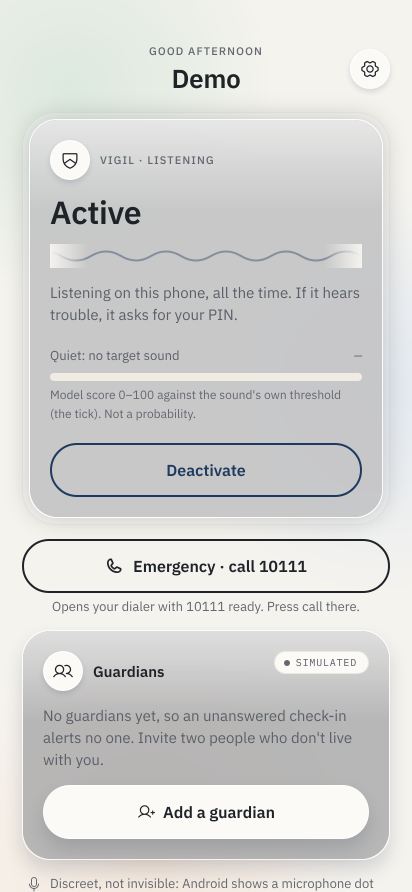
#> input picture docs/venture/assets/screens-2026-10-26/raw/vigil-home.png, 824 x 1784 px, found by its file name (shown at 1/2 size)
$ python compose.py ../../docs/venture/assets/screens-2026-10-26/vigil-home-framed.png ../../docs/venture/assets/screens-2026-10-26/raw/vigil-home.png
#> lines starting #> are read from the running program, lines starting #| are printed output that depends on the picture; after the words box and inside, x2 and y2 are one past the last pixel; in counts of white or black regions, pixels touching at a corner belong together
import sys
from PIL import Image, ImageDraw, ImageFont, ImageOps
shots = sys.argv[1].rstrip('/') + '/'; out = sys.argv[2].rstrip('/') + '/'
import os
F = os.path.join(os.path.dirname(os.path.abspath(__file__)), '../../app/android/app/src/main/assets/fonts/')
def font(name, size): return ImageFont.truetype(F + name, size)
CAP = 'Browser rendering of the real VIGIL UI code, SIMULATED preview (nothing signed or sent), 26 Oct 2026. Not a photo of an Android phone.'
DCAP = 'VUKA Ledger, rendered from the repository (dashboard/), 26 Oct 2026. Offline: this sandbox had no route to Hedera, so no live data is shown.'

def framed(path, w=600):
    im = Image.open(path).convert('RGB')
    im = im.resize((w, round(im.height * w / im.width)), Image.LANCZOS)
    r = 46; pad = 14
    fw, fh = im.width + 2 * pad, im.height + 2 * pad
    frame = Image.new('RGBA', (fw, fh), (0, 0, 0, 0))
    d = ImageDraw.Draw(frame)
    d.rounded_rectangle([0, 0, fw - 1, fh - 1], radius=r + pad, fill=(24, 26, 30, 255))
    mask = Image.new('L', im.size, 0)
    ImageDraw.Draw(mask).rounded_rectangle([0, 0, im.width - 1, im.height - 1], radius=r, fill=255)
    frame.paste(im, (pad, pad), mask)
    return frame

def wrap(d, text, f, width):
    words, lines, cur = text.split(), [], ''
    for wd in words:
        t = (cur + ' ' + wd).strip()
        if d.textlength(t, font=f) <= width: cur = t
        else: lines.append(cur); cur = wd
    lines.append(cur); return lines

def caption_band(img, text, bg=(255, 255, 255), fg=(70, 70, 76), size=22):
    f = font('IBMPlexSans-Regular.ttf', size)
    d0 = ImageDraw.Draw(img)
    lines = wrap(d0, text, f, img.width - 60)
    h = 24 + len(lines) * (size + 8) + 16
    out_im = Image.new('RGB', (img.width, img.height + h), bg)
    out_im.paste(img, (0, 0), img if img.mode == 'RGBA' else None)
    d = ImageDraw.Draw(out_im)
    y = img.height + 20
    for ln in lines: d.text((30, y), ln, font=f, fill=fg); y += size + 8
    return out_im

def single(name, src, label):
    ph = framed(shots + src, 620)
    W = ph.width + 80
    canvas = Image.new('RGBA', (W, ph.height + 110), (255, 255, 255, 255))
    canvas.paste(ph, (40, 30), ph)
    d = ImageDraw.Draw(canvas)
    fl = font('IBMPlexSans-SemiBold.ttf', 28)
    d.text((W // 2, ph.height + 60), label, font=fl, fill=(30, 32, 36), anchor='mm')
    caption_band(canvas.convert('RGB'), CAP, size=20).save(out + name, optimize=True)

single('vigil-home-framed.png', 'vigil-home.png', 'Active: listening on this phone, asks before alerting')
#> in framed, im is the input picture: PIL image 824x1784 RGB; mean R, G, B 211.9, 212.1, 210.6
#> in framed, `frame = Image.new('RGBA', (fw, fh), (0, 0, 0, 0))`: frame: PIL image 648x1370 RGBA; every value is 0
#> in framed, `mask = Image.new('L', im.size, 0)`: mask: PIL image 620x1342 L; every value is 0
#> in framed, `ImageDraw.Draw(mask).rounded_rectangle([0, 0, im.width - 1, im.height ..`: mask: PIL image 620x1342 L; 99.8% white; 4 black regions, box (x1, y1, x2, y2) and area: (0, 0, 40, 40) 470, (580, 0, 620, 40) 470, (0, 1302, 40, 1342) 470, (580, 1302, 620, 1342) 470
#> in single, `canvas = Image.new('RGBA', (W, ph.height + 110), (255, 255, 255, 255))`: canvas: PIL image 728x1480 RGBA; every value is 255
#> in caption_band, `lines = wrap(d0, text, f, img.width - 60)`: lines = 3 items
#> in caption_band, `h = 24 + len(lines) * (size + 8) + 16`: h = 124
#> in caption_band, `out_im = Image.new('RGB', (img.width, img.height + h), bg)`: out_im: PIL image 728x1604 RGB; every value is 255
#> the loop in caption_band, `for ln in lines: d.text((30, y), ln, font=f, fill=fg); y += size + 8` made 3 passes
#> y on passes 1 to 2: 1528, 1556
#> (ln, y) on pass 3: ('phone.', 1584)
#> after the loop in caption_band, `for ln in lines: d.text((30, y), ln, font=f, fill=fg); y += size + 8`: y = 1584
single('vigil-guardian-framed.png', 'vigil-guardian-alert.png', "Guardian view (simulated preview): Don't call or text. Call 10111.")
#> call 2 of framed, with w = 620
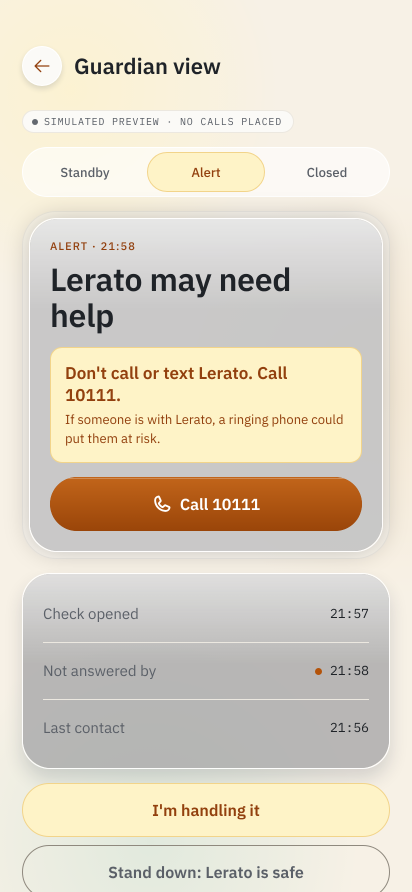
#> input picture docs/venture/assets/screens-2026-10-26/raw/vigil-guardian-alert.png, 824 x 1784 px, found by its file name (shown at 1/2 size)
#> in framed, im is the input picture: PIL image 824x1784 RGB; mean R, G, B 222.4, 214, 198.1
#> call 2 of caption_band, with bg = (255, 255, 255), fg = (70, 70, 76), size = 20
#> in caption_band (call 2), `out_im.paste(img, (0, 0), img if img.mode == 'RGBA' else None)`:
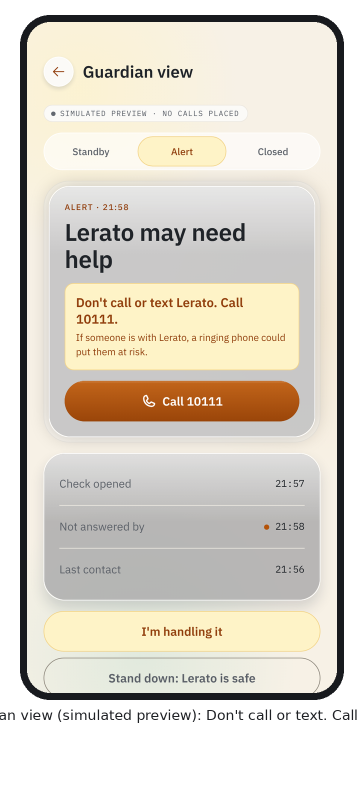
#> out_im: PIL image 728x1604 RGB (shown at 1/2 size); mean R, G, B 220.3, 214.4, 203.4
#> the loop in caption_band (call 2), `for ln in lines: d.text((30, y), ln, font=f, fill=fg); y += size + 8` made 3 passes

# 4-up journey
items = [('vigil-home.png', '1 · Active'), ('vigil-checkin.png', '2 · A sound opens a check-in'),
         ('vigil-checked-normal.png', '3 · "Checked in", same after either PIN'), ('vigil-guardian-alert.png', '4 · What a guardian sees on an alert (separate preview)')]
phones = [framed(shots + s, 520) for s, _ in items]
#> in framed (call 3), `frame = Image.new('RGBA', (fw, fh), (0, 0, 0, 0))`: frame: PIL image 548x1154 RGBA; every value is 0
#> in framed (call 3), `mask = Image.new('L', im.size, 0)`: mask: PIL image 520x1126 L; every value is 0
#> in framed (call 3), `ImageDraw.Draw(mask).rounded_rectangle([0, 0, im.width - 1, im.height ..`: mask: PIL image 520x1126 L; 99.7% white; 4 black regions, box (x1, y1, x2, y2) and area: (0, 0, 40, 40) 470, (480, 0, 520, 40) 470, (0, 1086, 40, 1126) 470, (480, 1086, 520, 1126) 470
#> call 4 of framed, with w = 520
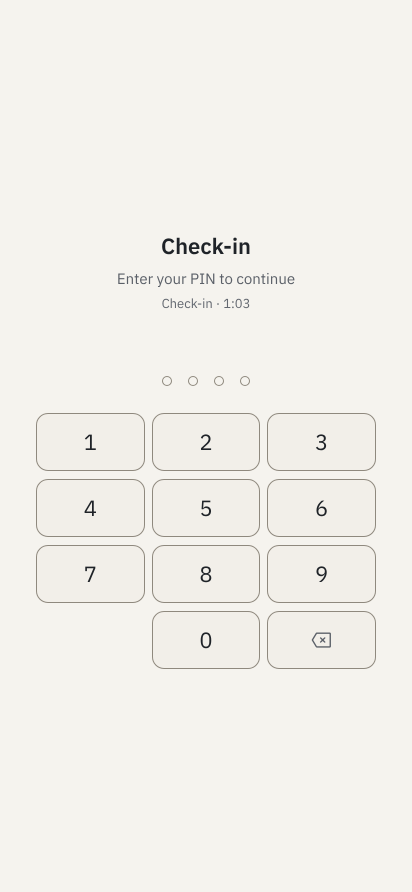
#> input picture docs/venture/assets/screens-2026-10-26/raw/vigil-checkin.png, 824 x 1784 px, found by its file name (shown at 1/2 size)
#> in framed, im is the input picture: PIL image 824x1784 RGB; mean R, G, B 242.5, 240.4, 235.2
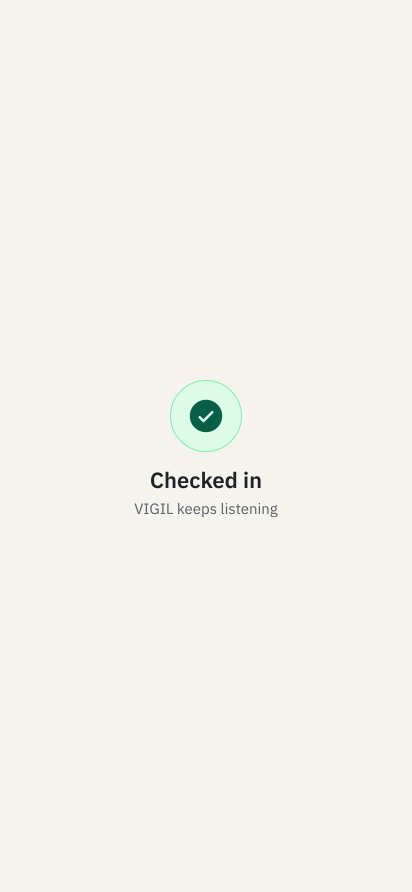
#> input picture docs/venture/assets/screens-2026-10-26/raw/vigil-checked-normal.png, 824 x 1784 px, found by its file name (shown at 1/2 size)
#> in framed, im is the input picture: PIL image 824x1784 RGB; mean R, G, B 243.7, 242.2, 237
#> phones = 4 items
gap = 60; W = sum(p.width for p in phones) + gap * (len(phones) + 1); H = phones[0].height + 150
#> after `W = sum((p.width for p in phones)) + gap * (len(phones) + 1)`: W = 2492
#> after `H = phones[0].height + 150`: H = 1304
canvas = Image.new('RGBA', (W, H), (255, 255, 255, 255)); d = ImageDraw.Draw(canvas)
#> after `canvas = Image.new('RGBA', (W, H), (255, 255, 255, 255))`: canvas: PIL image 2492x1304 RGBA; every value is 255
fl = font('IBMPlexSans-SemiBold.ttf', 30); x = gap
for p, (_, lab) in zip(phones, items):
    canvas.paste(p, (x, 40), p)
    for i, ln in enumerate(wrap(d, lab, fl, p.width + 20)):
        d.text((x + p.width // 2, p.height + 75 + i * 38), ln, font=fl, fill=(30, 32, 36), anchor='mm')
    x += p.width + gap
#> this loop made 4 passes
#> (lab, x) on passes 1 to 2: ('1 · Active', 668), ('2 · A sound opens a check-in', 1276)
#> (lab, x) on pass 3: ('3 · "Checked in", same after either PIN', 1884)
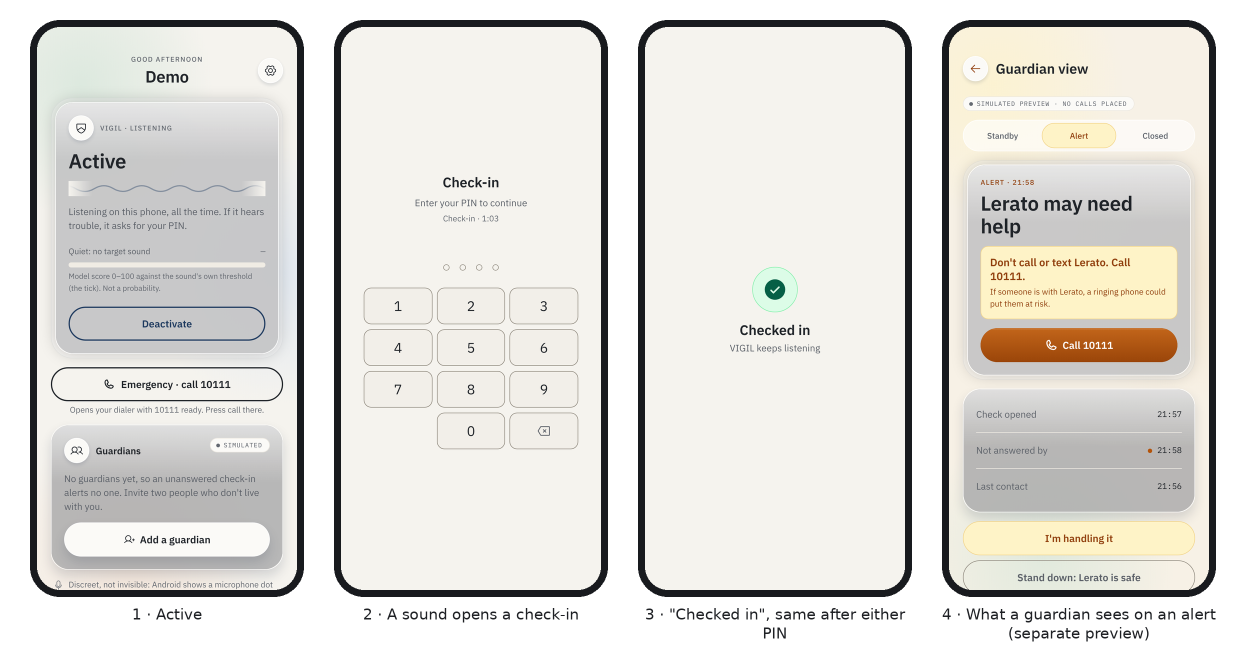
#> canvas: PIL image 2492x1304 RGBA (shown at 1/2 size); mean R, G, B, A 223.3, 221.3, 216.6, 255
#> after the loop, x = 2492
caption_band(canvas.convert('RGB'), CAP + " Screen 3 after a normal and after a duress PIN was pixel-identical in this rendering (n = 1 each); not tested on a device. Screen 4 is the app's guardian-view preview (Settings, Guardian view), not a live alert from screen 3.", size=26).save(out + 'vigil-journey-4up.png', optimize=True)
#> call 3 of caption_band, with bg = (255, 255, 255), fg = (70, 70, 76), size = 26
#> in caption_band (call 3), `lines = wrap(d0, text, f, img.width - 60)`: lines = 2 items
#> in caption_band (call 3), `h = 24 + len(lines) * (size + 8) + 16`: h = 108
#> in caption_band (call 3), `out_im = Image.new('RGB', (img.width, img.height + h), bg)`: out_im: PIL image 2492x1412 RGB; every value is 255
#> in caption_band (call 3), `out_im.paste(img, (0, 0), img if img.mode == 'RGBA' else None)`:
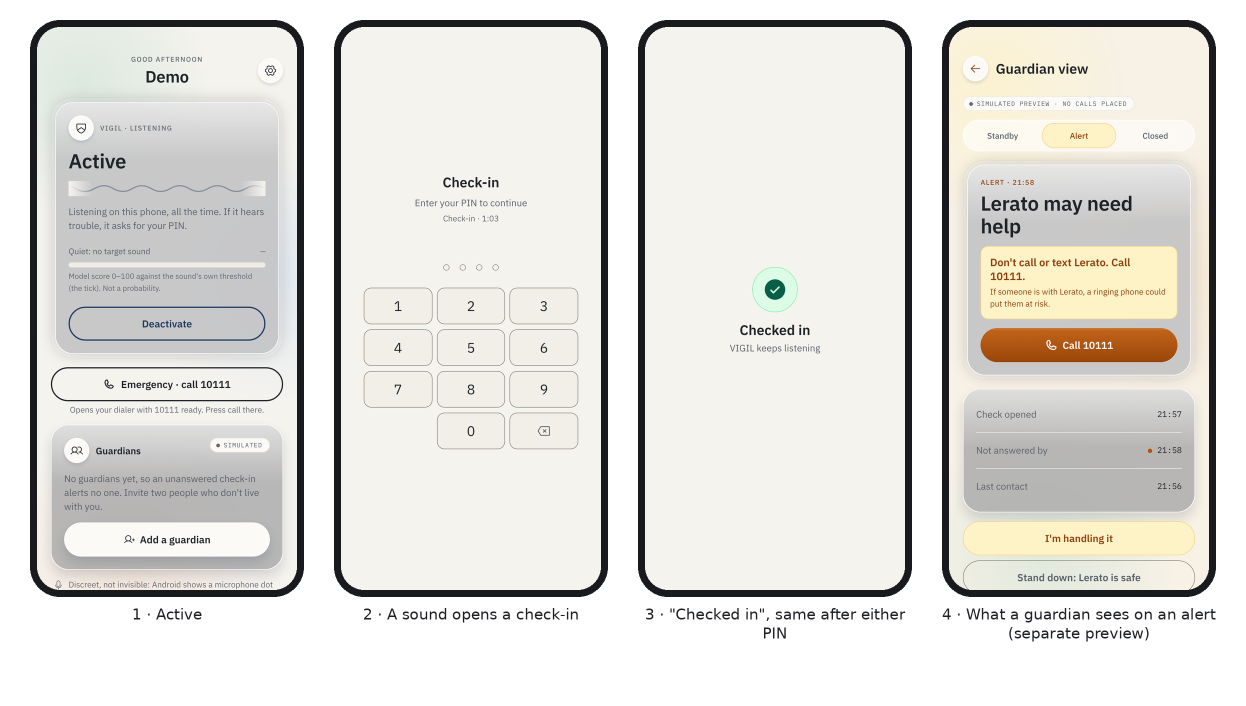
#> out_im: PIL image 2492x1412 RGB (shown at 1/2 size); mean R, G, B 225.7, 223.9, 219.5
#> the loop in caption_band (call 3), `for ln in lines: d.text((30, y), ln, font=f, fill=fg); y += size + 8` made 2 passes
#> y on passes 1 to 2: 1358, 1392
#> after the loop in caption_band (call 3), `for ln in lines: d.text((30, y), ln, font=f, fill=fg); y += size + 8`: y = 1392

# 2-up for investor product slide: check-in + guardian
pair = [framed(shots + 'vigil-checkin.png', 560), framed(shots + 'vigil-guardian-alert.png', 560)]
#> in framed (call 7), `frame = Image.new('RGBA', (fw, fh), (0, 0, 0, 0))`: frame: PIL image 588x1240 RGBA; every value is 0
#> in framed (call 7), `mask = Image.new('L', im.size, 0)`: mask: PIL image 560x1212 L; every value is 0
#> in framed (call 7), `ImageDraw.Draw(mask).rounded_rectangle([0, 0, im.width - 1, im.height ..`: mask: PIL image 560x1212 L; 99.7% white; 4 black regions, box (x1, y1, x2, y2) and area: (0, 0, 40, 40) 470, (520, 0, 560, 40) 470, (0, 1172, 40, 1212) 470, (520, 1172, 560, 1212) 470
#> in framed (call 8), `frame.paste(im, (pad, pad), mask)`:
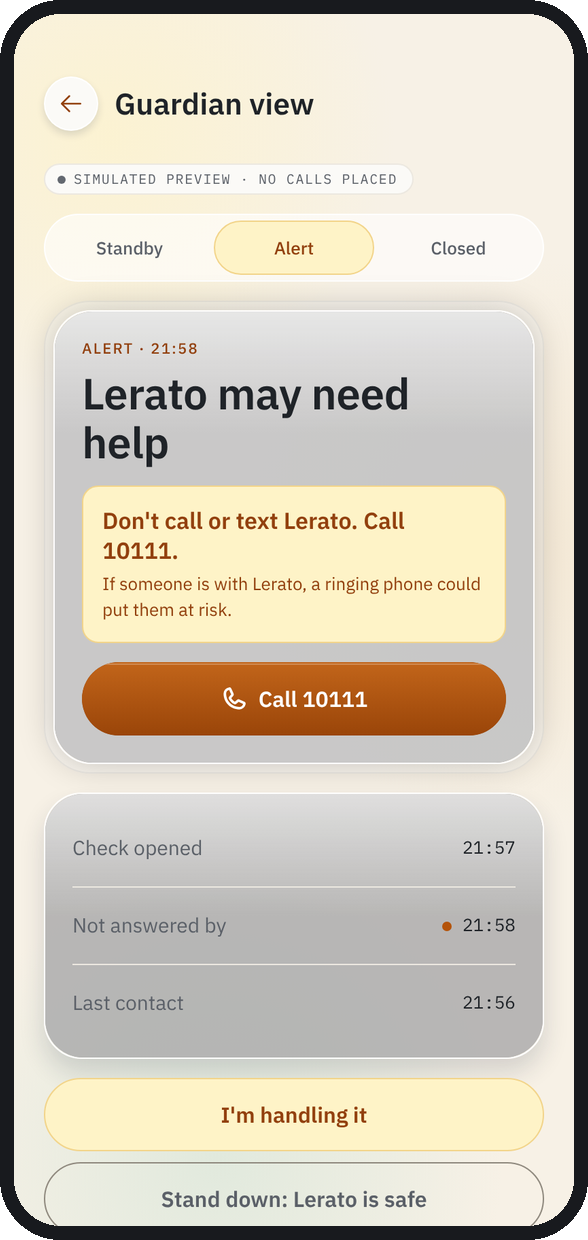
#> frame: PIL image 588x1240 RGBA; mean R, G, B, A 208, 200.3, 185.9, 253.9; transparent parts drawn white
W = sum(p.width for p in pair) + gap * 3; canvas = Image.new('RGBA', (W, pair[0].height + 80), (255, 255, 255, 255)); x = gap
#> after `W = sum((p.width for p in pair)) + gap * 3`: W = 1356
#> after `canvas = Image.new('RGBA', (W, pair[0].height + 80), (255, 255, 255, 2`: canvas: PIL image 1356x1320 RGBA; every value is 255
for p in pair: canvas.paste(p, (x, 40), p); x += p.width + gap
#> this loop made 2 passes
#> x on passes 1 to 2: 708, 1356
#> after the loop, x = 1356
caption_band(canvas.convert('RGB'), CAP, size=24).save(out + 'vigil-checkin-guardian-2up.png', optimize=True)

# dashboard
#> (the run stopped early here; a loop or call above may not have finished)
